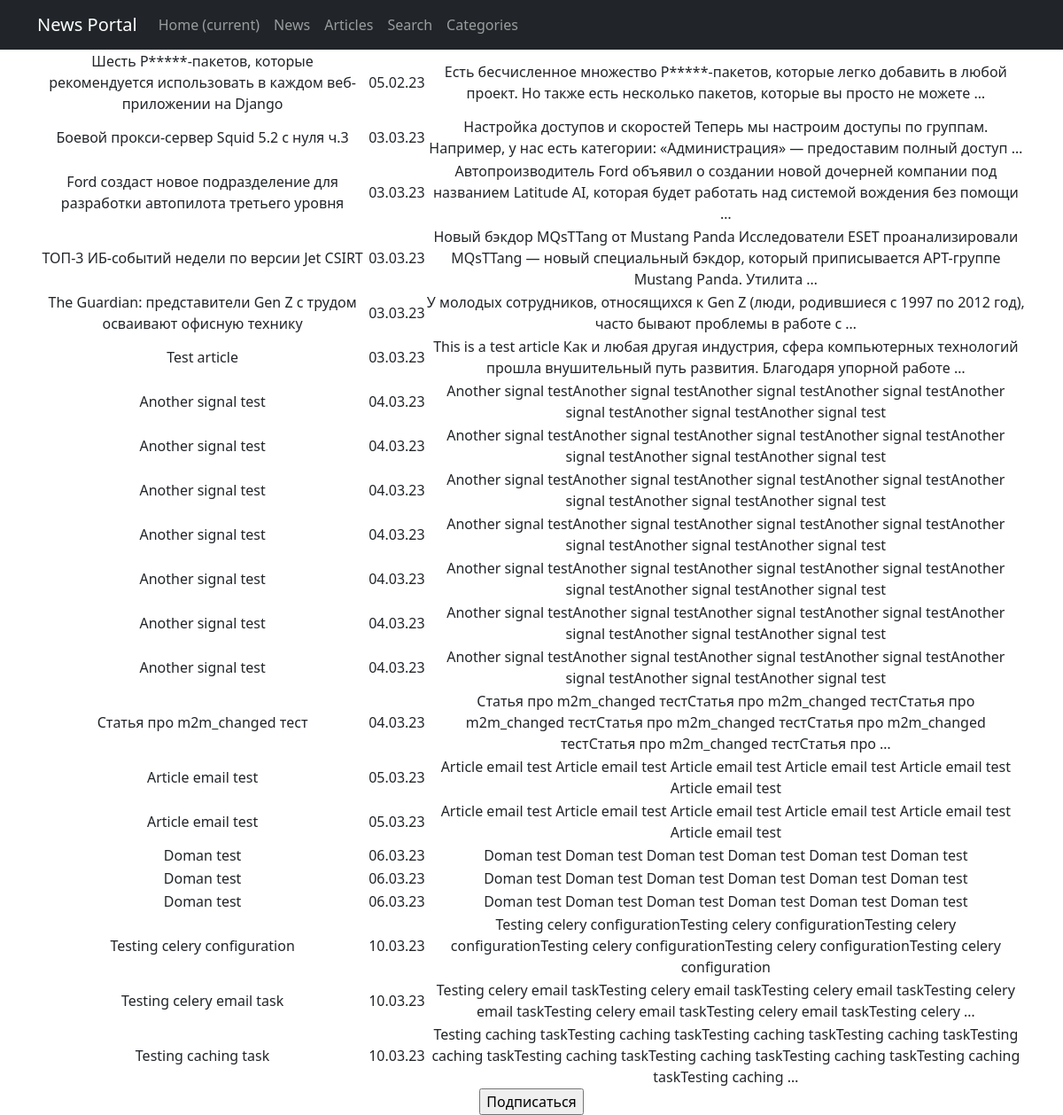
The app's page /posts/categories/2/, older data.
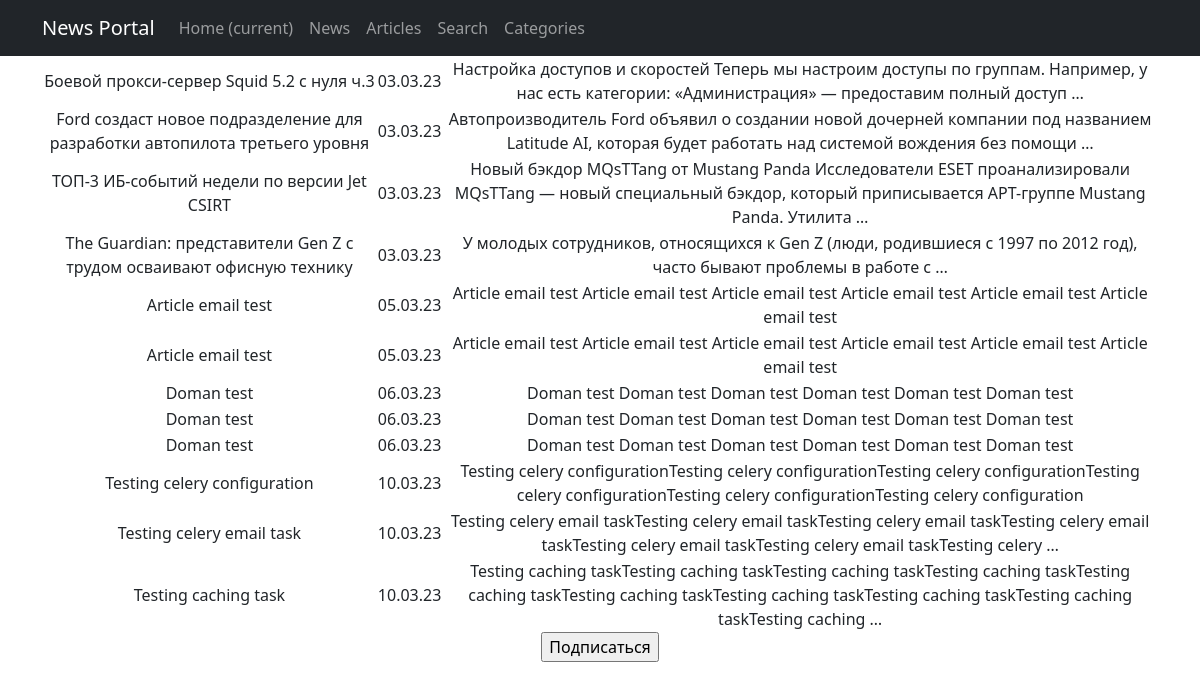
The same page, newer data.
### news/models.py (models this page shows, shortened)
class Post(models.Model):
    type = models.CharField(max_length=1, choices=TYPES, default=article)
    created_on = models.DateTimeField(auto_now_add=True)
    title = models.CharField(max_length=255)
    text = models.TextField()
    rating = models.IntegerField(default=0)
    author = models.ForeignKey(Author, on_delete=models.CASCADE)
    categories = models.ManyToManyField(Category, through='PostCategory')

### news/views.py (the view)
# urls.py: path('categories/<int:pk>/', PostsByCategory.as_view(), name='posts_in_category'),
class PostsByCategory(ListView):
    model = Post
    template_name = 'posts_in_category.html'
    context_object_name = 'posts_in_category'
    def get_queryset(self):
        posts_by_category = Post.objects.filter(categories=self.kwargs['pk'])
        return posts_by_category
    def get_context_data(self, **kwargs):
        context = super().get_context_data(**kwargs)
        category = Category.objects.get(pk=self.kwargs['pk'])
        context['cat'] = category
        context['subscribers'] = category.subscribers.all()
        return context

### news/templatetags/custom_filters.py (called while the page is built)
@register.filter()
def censor(text: str):
    if type(text) is not str:
        raise ValueError('censor filter only accepts str values')
    for word in UNDESIRABLE_WORDS:
        text = text.replace(word, f"{word[0]}{'*'*(len(word)-1)}")
        word = word.title()
        text = text.replace(word, f"{word[0]}{'*'*(len(word)-1)}")
    return text

### templates/posts_in_category.html (shortened to what this page needs)
{% extends 'flatpages/default.html' %}
{% load custom_filters %}
{% block content %}
<table>
    {% for post in posts_in_category %}
    <tr>
        <td>{{ post.title|censor }}</td>
        <td>{{ post.created_on|date:'d.m.y' }}</td>
        <td>{{ post.text|censor|truncatewords:20 }}</td>
    </tr>
    {% endfor %}
</table>
{% if user not in subscribers %}
    <form action="{% url 'subscribe' cat.pk %}" method="POST">
        <input type="submit" value="Подписаться"/>
    </form>
{% else %}
    <form action="{% url 'unsubscribe' cat.pk %}" method="POST">
        {% csrf_token %}
        <input type="submit" value="Отписаться"/>
    </form>
{% endif %}
{% endblock content %}

### templates/flatpages/default.html (shortened to what this page needs)
<!DOCTYPE html>
<html lang="en">
    <head>
        {% load static %}
        <link href="{% static 'css/styles.css' %}" rel="stylesheet" />
    </head>
    <body>
    {% load cache %}
    {% cache 60 navbar %}
        <nav class="navbar navbar-expand-lg navbar-dark bg-dark">
            <div class="container">
                <a class="navbar-brand" href="#">News Portal</a>
                <div class="collapse navbar-collapse" id="navbarResponsive">
                    <ul class="navbar-nav ml-auto">
                        <li class="nav-item active">
                            <a class="nav-link" href="{% url 'posts_list' %}">Home
                                <span class="sr-only">(current)</span>
                            </a>
                        </li>
                        <li class="nav-item">
                            <a class="nav-link" href="{% url 'news_list' %}">News</a>
                        </li>
                        <li class="nav-item">
                            <a class="nav-link" href="{% url 'articles_list' %}">Articles</a>
                        </li>
                        <li class="nav-item">
                            <a class="nav-link" href="{% url 'posts_search' %}">Search</a>
                        </li>
                        <li class="nav-item">
                            <a class="nav-link" href="{% url 'categories' %}">Categories</a>
                        </li>
                    </ul>
                </div>
            </div>
        </nav>
    {% endcache %}
        <div class="container">
            <div class="row">
                <div class="col-lg-12 text-center">
                    {% block content %}{% endblock content %}
                </div>
            </div>
        </div>
    </body>
</html>

Row changes from the older to the newer data that the page shows:
removed Post: title|censor "Шесть P*****-пакетов, которые рекомендуется использовать в каждом веб-приложении на Django", created_on "05.02.23", text|censor "Есть бесчисленное множество P*****-пакетов, которые легко добавить в любой проект. Но также есть несколько пакетов, которые вы просто не можете …"
removed Post: title|censor "Test article", created_on "03.03.23", text|censor "This is a test article Как и любая другая индустрия, сфера компьютерных технологий прошла внушительный путь развития. Благодаря упорной работе …"
removed Post: title|censor "Another signal test", created_on "04.03.23", text|censor "Another signal testAnother signal testAnother signal testAnother signal testAnother signal testAnother signal testAnother signal test"
removed Post: title|censor "Another signal test", created_on "04.03.23", text|censor "Another signal testAnother signal testAnother signal testAnother signal testAnother signal testAnother signal testAnother signal test"
removed Post: title|censor "Another signal test", created_on "04.03.23", text|censor "Another signal testAnother signal testAnother signal testAnother signal testAnother signal testAnother signal testAnother signal test"
removed Post: title|censor "Another signal test", created_on "04.03.23", text|censor "Another signal testAnother signal testAnother signal testAnother signal testAnother signal testAnother signal testAnother signal test"
removed Post: title|censor "Another signal test", created_on "04.03.23", text|censor "Another signal testAnother signal testAnother signal testAnother signal testAnother signal testAnother signal testAnother signal test"
removed Post: title|censor "Another signal test", created_on "04.03.23", text|censor "Another signal testAnother signal testAnother signal testAnother signal testAnother signal testAnother signal testAnother signal test"
removed Post: title|censor "Another signal test", created_on "04.03.23", text|censor "Another signal testAnother signal testAnother signal testAnother signal testAnother signal testAnother signal testAnother signal test"
removed Post: title|censor "Статья про m2m_changed тест", created_on "04.03.23", text|censor "Статья про m2m_changed тестСтатья про m2m_changed тестСтатья про m2m_changed тестСтатья про m2m_changed тестСтатья про m2m_changed тестСтатья про m2m_changed тестСтатья про …"
